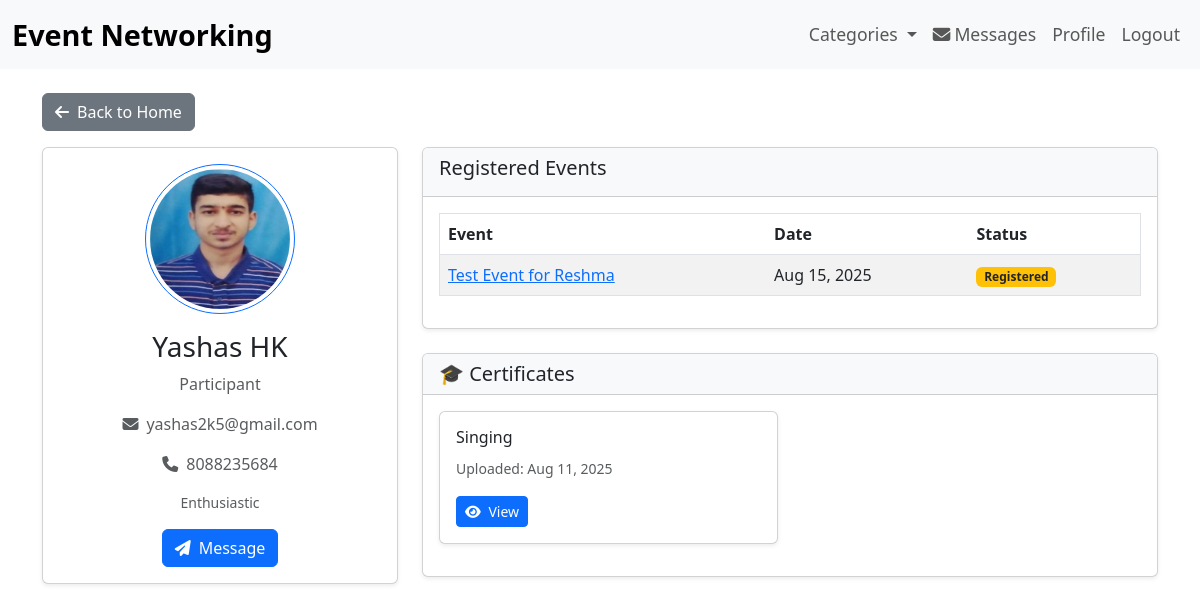
Page /profile/27/ (signed in) on the earlier database version.
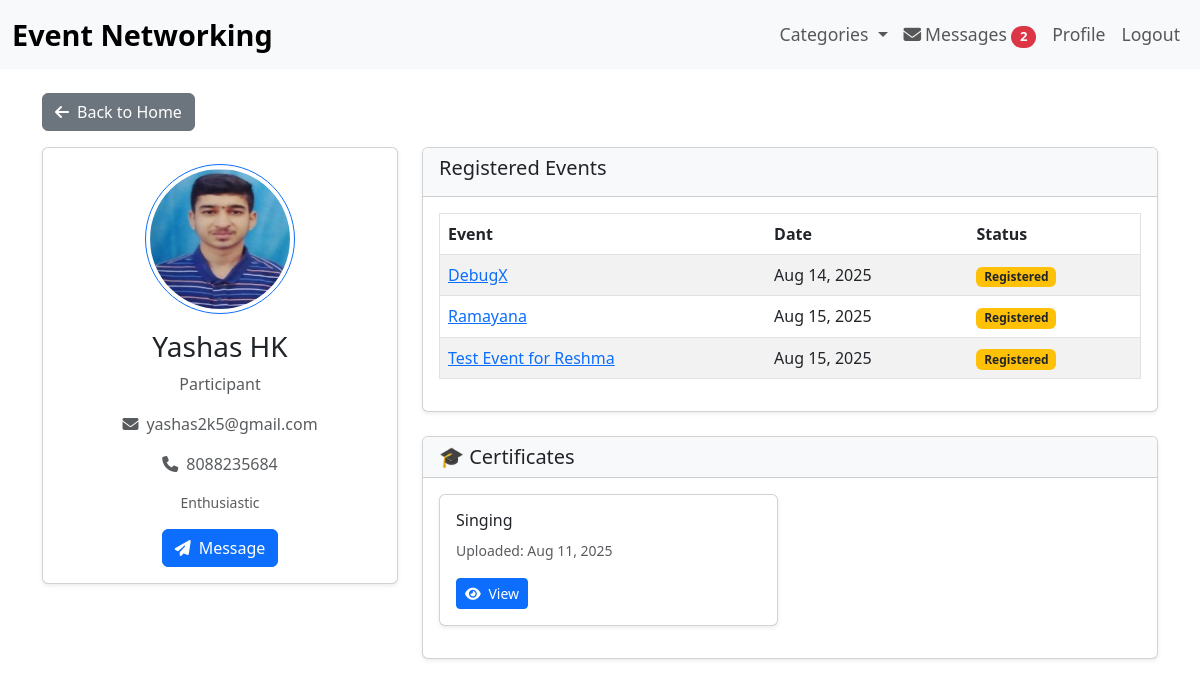
Same page on the later database version.
### events/models.py (models this page shows, shortened)
class User(AbstractUser):
    USER_TYPES = (
        ('organizer', 'Organizer'),
        ('participant', 'Participant'),
    )
    user_type = models.CharField(max_length=20, choices=USER_TYPES)
    phone = models.CharField(max_length=15, blank=True, null=True)
    bio = models.TextField(max_length=500, blank=True, null=True)
    profile_picture = models.ImageField(upload_to='profile_pics/', blank=True)
    areas_of_interest = models.ManyToManyField('Category', blank=True)

class Registration(models.Model):
    user = models.ForeignKey(User, on_delete=models.CASCADE, default=1)
    name = models.CharField(max_length=100)
    email = models.EmailField()
    event = models.ForeignKey(Event, on_delete=models.CASCADE, related_name='registrations_real')
    registered_at = models.DateTimeField(auto_now_add=True)
    attended = models.BooleanField(default=False)

class Event(models.Model):
    title = models.CharField(max_length=200)
    description = models.TextField()
    organizer = models.ForeignKey(User, on_delete=models.CASCADE, related_name='organized_events')
    category = models.ForeignKey(Category, on_delete=models.CASCADE)
    date = models.DateTimeField()
    location = models.CharField(max_length=200)
    max_participants = models.IntegerField()
    registration_link = models.URLField(help_text="Google Form registration link")
    created_at = models.DateTimeField(auto_now_add=True)
    updated_at = models.DateTimeField(auto_now=True)
    start_time = models.DateTimeField()
    duration = models.IntegerField(default=60)
    image = models.ImageField(upload_to='event_posters/', blank=True, null=True)

class Certificate(models.Model):
    CERTIFICATE_TYPES = (
        ('technical', 'Technical'),
        ('non_technical', 'Non-Technical'),
    )
    participant = models.ForeignKey(User, on_delete=models.CASCADE, related_name='certificates')
    event = models.ForeignKey(Event, on_delete=models.CASCADE, null=True, blank=True, related_name='certificates_of_event')
    name = models.CharField(max_length=255)
    certificate_file = models.FileField(upload_to='certificates/')
    uploaded_at = models.DateTimeField(auto_now_add=True)
    certificate_type = models.CharField(max_length=20, choices=CERTIFICATE_TYPES, default='technical')

### events/views.py (the view)
# urls.py: path('profile/', views.profile_view, name='profile'),
@login_required
def profile_view(request, user_id=None):
    if user_id:
        profile_user = get_object_or_404(User, id=user_id)
    else:
        profile_user = request.user
    context = {
        'profile_user': profile_user,
    }
    if profile_user == request.user:
        context['profile_form'] = UserProfileForm(instance=profile_user)
        if profile_user.user_type != 'organizer':
             context['certificate_form'] = CertificateUploadForm(user=profile_user)
    if profile_user.user_type == 'organizer':
        organized_events = Event.objects.filter(organizer=profile_user).order_by('-created_at')
        context['organized_events'] = organized_events
    else:
        registrations = Registration.objects.filter(user=profile_user).order_by('-registered_at')
        certificates = Certificate.objects.filter(participant=profile_user).order_by('-uploaded_at')
        context['registrations'] = registrations
        context['certificates'] = certificates
    return render(request, 'events/profile.html', context)

### event_networking/context_processors.py (called while the page is built)
def unread_message_count(request):
    if request.user.is_authenticated:
        count = Message.objects.filter(receiver=request.user, is_read=False).count()
        return {'unread_message_count': count}
    return {'unread_message_count': 0}

### templates/events/profile.html (shortened to what this page needs)
{% extends 'base.html' %}
{% load widget_tweaks %}
{% block content %}
<div class="mb-3">
    <a href="{% url 'home' %}" class="btn btn-secondary">
        <i class="fas fa-arrow-left me-2"></i>Back to Home
    </a>
</div>
<div class="row">
    <div class="col-md-4">
        <div class="card shadow-sm mb-4">
            <div class="card-body text-center">
                {% if profile_user.profile_picture %}
                    <img src="{{ profile_user.profile_picture.url }}" class="rounded-circle mb-3 border border-primary p-1" width="150" height="150" alt="Profile Picture">
                {% else %}
                    <i class="fas fa-user-circle fa-9x text-muted mb-3"></i>
                {% endif %}
                <h3>{{ profile_user.get_full_name|default:profile_user.username }}</h3>
                <p class="text-muted">{{ profile_user.get_user_type_display }}</p>
                {% if profile_user.email %}
                    <p class="text-muted"><i class="fas fa-envelope me-2"></i>{{ profile_user.email }}</p>
                {% endif %}
                {% if profile_user.phone %}
                    <p class="text-muted"><i class="fas fa-phone me-2"></i>{{ profile_user.phone }}</p>
                {% endif %}
                {% if profile_user.bio %}
                <p class="text-muted small">{{ profile_user.bio }}</p>
                {% endif %}
                {% if user.is_authenticated and user != profile_user %}
                    <a href="{% url 'conversation' profile_user.id %}" class="btn btn-primary">
                        <i class="fas fa-paper-plane me-2"></i>Message
                    </a>
                {% endif %}
            </div>
        </div>
    </div>
    <div class="col-md-8">
        {% if profile_user.user_type == 'organizer' %}
        <div class="card shadow-sm mb-4">
            <div class="card-header bg-light">
                <h5>Organized Events</h5>
            </div>
            <div class="card-body">
                {% if organized_events %}
                <div class="table-responsive">
                    <table class="table table-hover table-striped border">
                        <thead>
                            <tr>
                                <th>Event</th>
                                <th>Date</th>
                                <th>Status</th>
                                <th>Actions</th>
                            </tr>
                        </thead>
                        <tbody>
                            {% for event in organized_events %}
                            <tr>
                                <td>
                                    <a href="{% url 'event_detail' event.pk %}">
                                        {{ event.title }}
                                    </a>
                                </td>
                                <td>{{ event.date|date:"M d, Y" }}</td>
                                <td>{{ event.get_status_display }}</td>
                                <td class="d-flex gap-2">
                                    <a href="{% url 'event_detail' event.pk %}" class="btn btn-sm btn-outline-primary">
                                        View
                                    </a>
                                    {% if user == profile_user %}
                                    <a href="{% url 'event_update' event.pk %}" class="btn btn-sm btn-outline-secondary">
                                        Edit
                                    </a>
                                    {% endif %}
                                </td>
                            </tr>
                            {% endfor %}
                        </tbody>
                    </table>
                </div>
                {% else %}
                <div class="text-center p-5 border rounded shadow-sm">
                    <p class="text-muted mb-0">This organizer has no events.</p>
                </div>
                {% endif %}
            </div>
        </div>
        {% else %}
        <div class="card shadow-sm mb-4">
            <div class="card-header bg-light">
                <h5>Registered Events</h5>
            </div>
            <div class="card-body">
                {% if registrations %}
                <div class="table-responsive">
                    <table class="table table-hover table-striped border">
                        <thead>
                            <tr>
                                <th>Event</th>
                                <th>Date</th>
                                <th>Status</th>
                            </tr>
                        </thead>
                        <tbody>
                            {% for registration in registrations %}
                            <tr>
                                <td>
                                    <a href="{% url 'event_detail' registration.event.pk %}">
                                        {{ registration.event.title }}
                                    </a>
                                </td>
                                <td>{{ registration.event.date|date:"M d, Y" }}</td>
                                <td>
                                    {% if registration.attended %}
                                        <span class="badge bg-success">Attended</span>
                                    {% else %}
                                        <span class="badge bg-warning text-dark">Registered</span>
                                    {% endif %}
                                </td>
                            </tr>
                            {% endfor %}
                        </tbody>
                    </table>
                </div>
                {% else %}
                <div class="text-center p-5 border rounded shadow-sm">
                    <p class="text-muted mb-0">This user has not registered for any events.</p>
                </div>
                {% endif %}
            </div>
        </div>
        <div class="card shadow-sm mt-4">
            <div class="card-header bg-light">
                <h5 class="mb-0">🎓 Certificates</h5>
            </div>
            <div class="card-body">
                {% if certificates %}
                <div class="row">
                    {% for certificate in certificates %}
                    <div class="col-md-6 mb-3">
                        <div class="card h-100 shadow-sm">
                            <div class="card-body d-flex flex-column">
                                <h6 class="card-title">{{ certificate.name }}</h6>
                                <p class="card-text">
                                    <small class="text-muted">Uploaded: {{ certificate.uploaded_at|date:"M d, Y" }}</small>
                                </p>
                                <div class="mt-auto d-flex justify-content-between">
                                    <a href="{{ certificate.certificate_file.url }}" class="btn btn-sm btn-primary" target="_blank">
                                        <i class="fas fa-eye me-1"></i> View
                                    </a>
                                </div>
                            </div>
                        </div>
                    </div>
                    {% endfor %}
                </div>
                {% else %}
                <div class="text-center p-5 border rounded shadow-sm">
                    <p class="text-muted mb-0">No certificates uploaded yet.</p>
                </div>
                {% endif %}
            </div>
        </div>
        {% endif %}
    </div>
</div>
{% endblock %}

### templates/base.html (shortened to what this page needs)
{% load static %}
<!DOCTYPE html>
<html lang="en">
<head>
    <link href="https://cdn.jsdelivr.net/npm/bootstrap@5.3.0/dist/css/bootstrap.min.css" rel="stylesheet">
    <link rel="stylesheet" href="{% static 'css/custom.css' %}">
    <link rel="stylesheet" href="https://cdnjs.cloudflare.com/ajax/libs/font-awesome/6.4.0/css/all.min.css">
</head>
<body>
    <nav class="navbar navbar-expand-lg navbar-light bg-light">
        <div class="container-fluid">
            <a class="navbar-brand" href="/">Event Networking</a>
            <div class="collapse navbar-collapse" id="navbarNav">
                <ul class="navbar-nav ms-auto">
                    <li class="nav-item dropdown">
                        <a class="nav-link dropdown-toggle" href="#" id="navbarDropdown" role="button" data-bs-toggle="dropdown" aria-expanded="false">
                            Categories
                        </a>
                    </li>
                    {% block auth_nav_items %}
                        {% if user.is_authenticated %}
                            <li class="nav-item">
                                <a class="nav-link" href="{% url 'messaging_inbox' %}">
                                    <i class="fas fa-envelope me-1"></i>Messages
                                    {% if unread_message_count > 0 %}
                                        <span class="badge bg-danger rounded-pill">{{ unread_message_count }}</span>
                                    {% endif %}
                                </a>
                            </li>
                            <a class="nav-link" href="{% url 'profile' %}">Profile</a>
                            <li class="nav-item">
                                <form id="logout-form" action="{% url 'logout' %}" method="post" style="display: inline;">
                                    <button type="submit" class="nav-link" style="border: none; background: none; cursor: pointer;">Logout</button>
                                </form>
                            </li>
                        {% endif %}
                    {% endblock %}
                </ul>
            </div>
        </div>
    </nav>
    <main class="container mt-4">
        {% block content %}
        {% endblock %}
    </main>
</body>
</html>

### static/css/custom.css (style rules this page uses)
.navbar-brand { font-size: 1.8rem; font-weight: bold; }
.nav-link { font-size: 1.1rem; }

Differences in the rows shown:
added Registration: event "DebugX", event "Aug 14, 2025", attended "Registered"
added Registration: event "Ramayana", event "Aug 15, 2025", attended "Registered"
Other differences:
{{ unread_message_count }}: (not shown) → "2"
